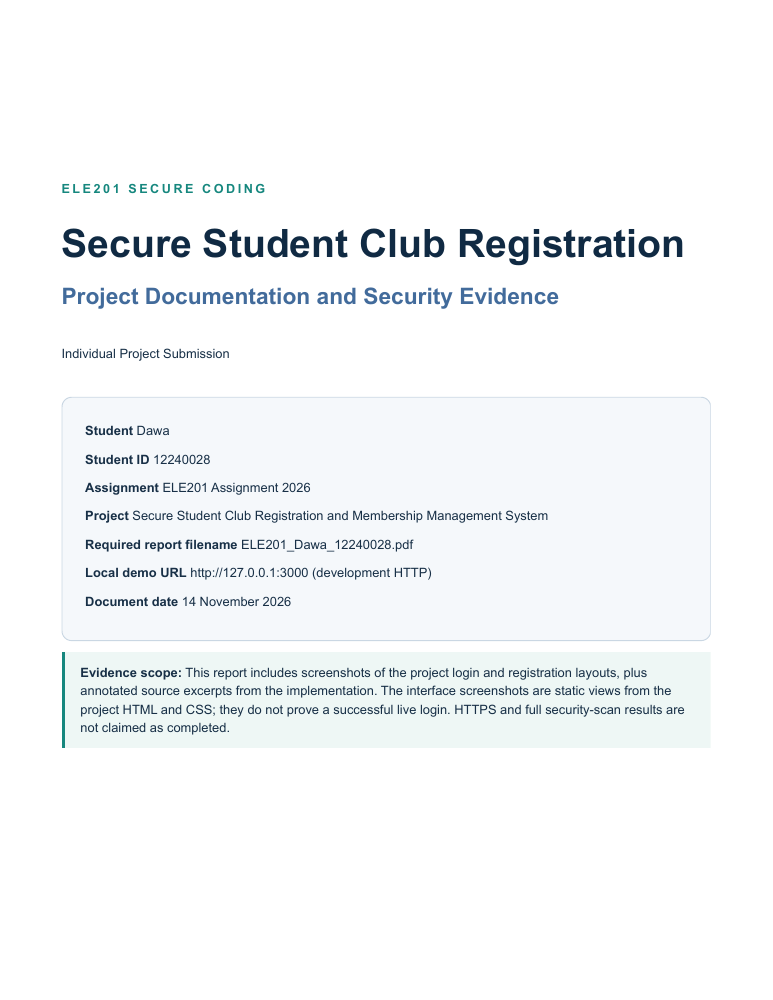
#> input picture .tmp-doc/new-assignment-review/final-01.png, 773 x 1000 px; its folder holds only this picture in this run
$ python contact.py
#> lines starting #> are read from the running program, lines starting #| are printed output that depends on the picture
from PIL import Image, ImageDraw
from pathlib import Path
fs=sorted(Path('.tmp-doc/new-assignment-review').glob('final-*.png'))
W,H=500,650
for k in range(0,len(fs),4):
    chunk=fs[k:k+4]
    out=Image.new('RGB',(W*2,H*2),(210,210,210))
#> out: PIL image 1000x1300 RGB; every value is 210
    for i,p in enumerate(chunk):
        im=Image.open(p).convert('RGB'); im.thumbnail((W-20,H-32))
#> further down, im is the input picture: PIL image 773x1000 RGB; mean R, G, B 245.2, 247.3, 248.5
        x=(i%2)*W+(W-im.width)//2; y=(i//2)*H+24
#> after `x = i % 2 * W + (W - im.width) // 2`: x = 11
        out.paste(im,(x,y)); ImageDraw.Draw(out).text(((i%2)*W+8,(i//2)*H+5),p.name,fill='black')
#> after `out.paste(im, (x, y))`:
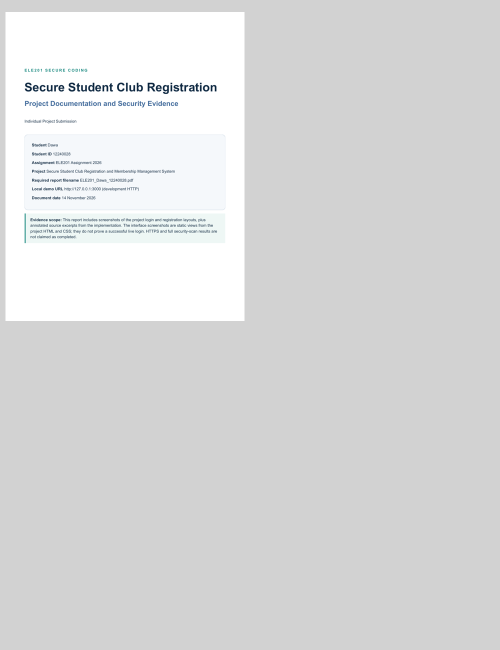
#> out: PIL image 1000x1300 RGB (shown at 1/2 size); mean R, G, B 218, 218.5, 218.7
    out.save(f'.tmp-doc/new-assignment-review/contact-final-{k//4+1}.png')

$ run again, on .tmp-doc/new-assignment-review/final-05.png
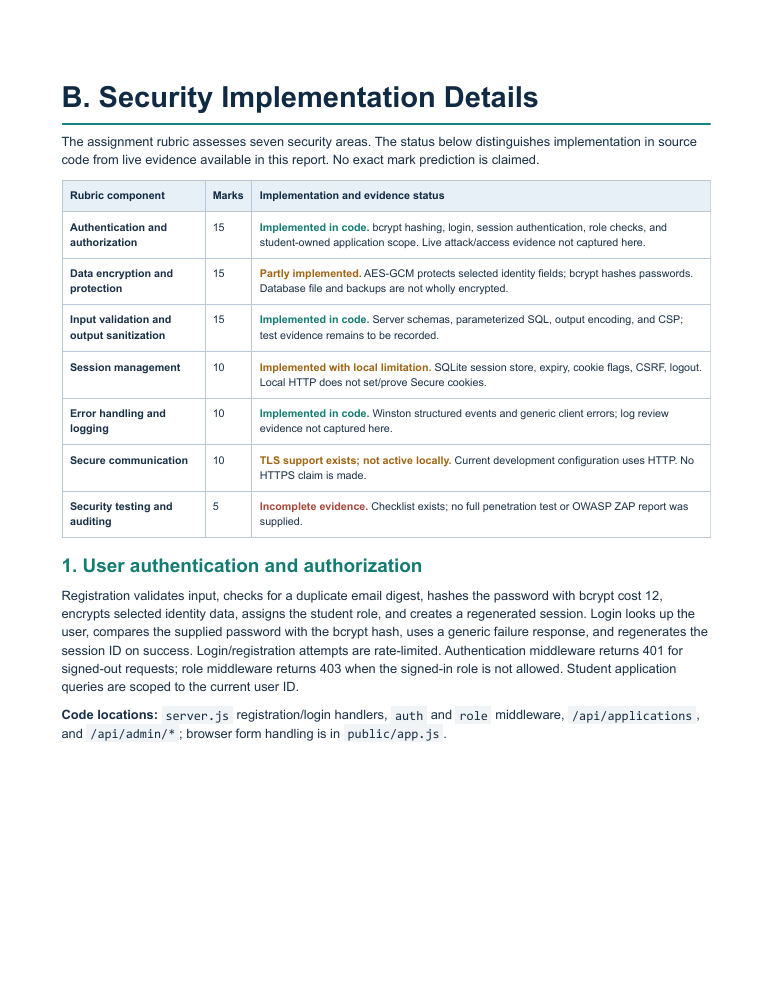
#> input picture .tmp-doc/new-assignment-review/final-05.png, 773 x 1000 px
#> im is the input picture: PIL image 773x1000 RGB; mean R, G, B 243.3, 245, 246
#> `im.thumbnail((W - 20, H - 32))`:
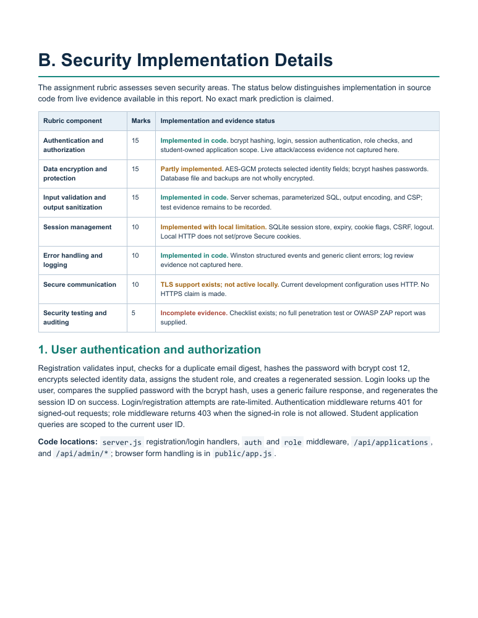
#> im: PIL image 478x618 RGB; mean R, G, B 243, 244.8, 245.8
#> `out.paste(im, (x, y))`:
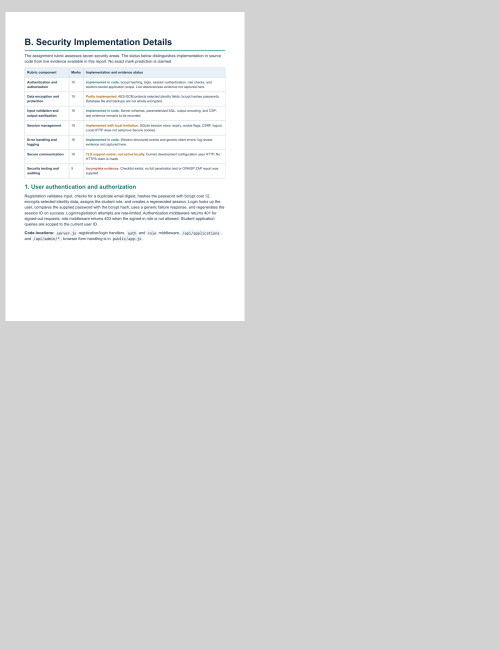
#> out: PIL image 1000x1300 RGB (shown at 1/2 size); mean R, G, B 217.5, 217.9, 218.1

$ run again, on .tmp-doc/new-assignment-review/final-06.png
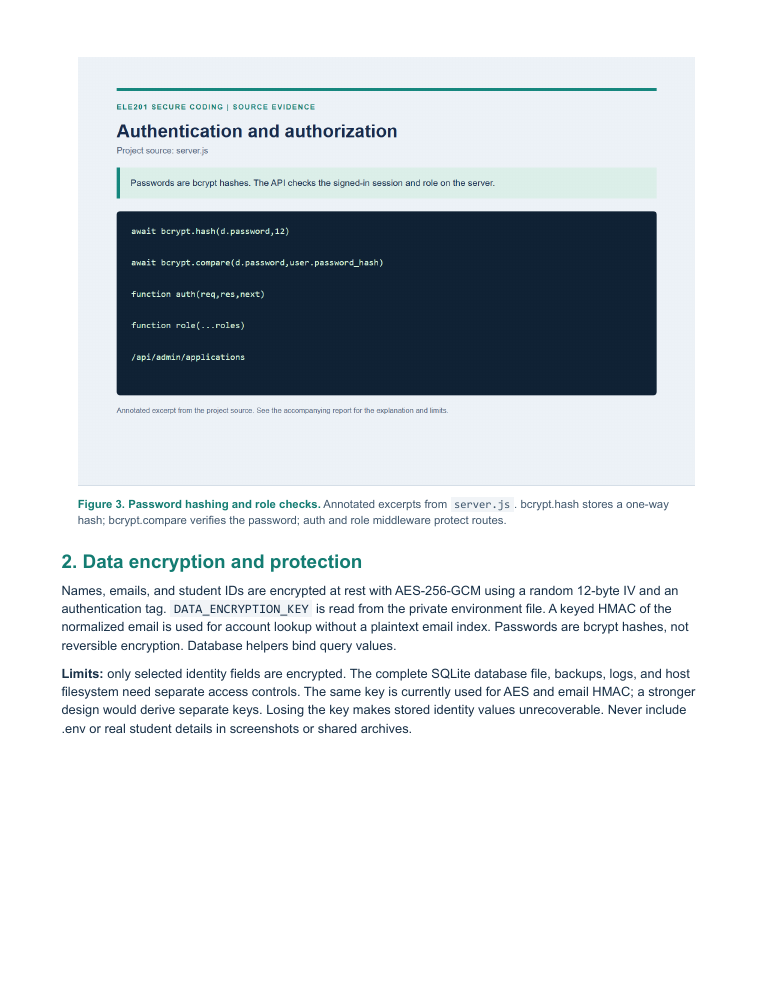
#> input picture .tmp-doc/new-assignment-review/final-06.png, 773 x 1000 px
#> im is the input picture: PIL image 773x1000 RGB; mean R, G, B 214.3, 219.1, 222.7
#> im: PIL image 478x618 RGB
#> `out.paste(im, (x, y))`:
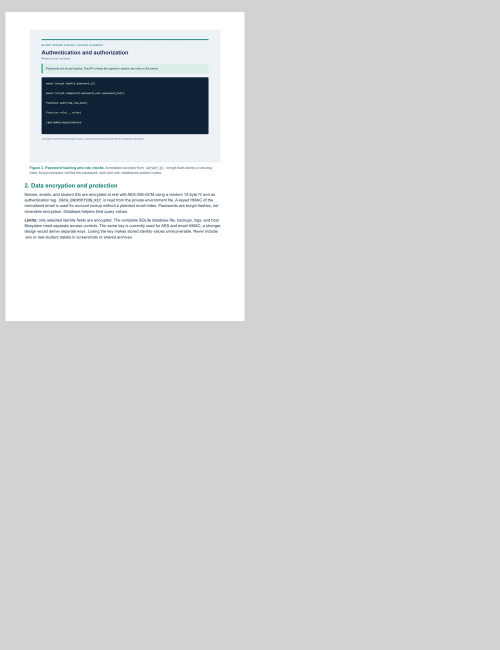
#> out: PIL image 1000x1300 RGB (shown at 1/2 size); mean R, G, B 211, 212.1, 212.9

$ run again, on .tmp-doc/new-assignment-review/final-07.png
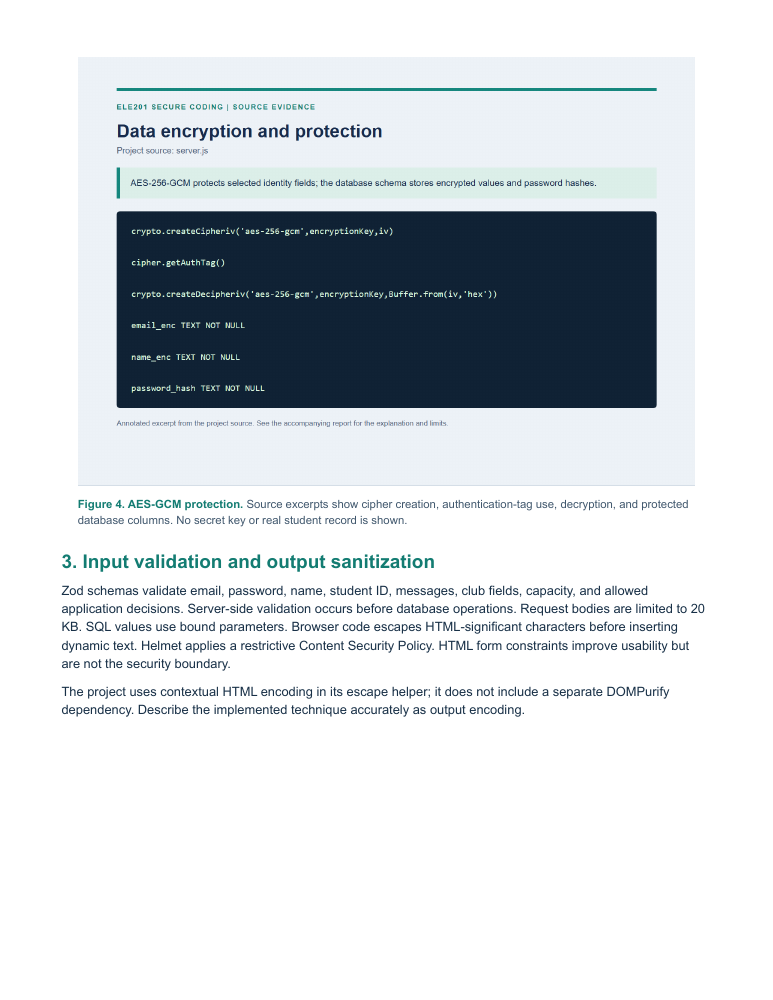
#> input picture .tmp-doc/new-assignment-review/final-07.png, 773 x 1000 px
#> im is the input picture: PIL image 773x1000 RGB; mean R, G, B 213, 217.9, 221.5
#> im: PIL image 478x618 RGB
#> `out.paste(im, (x, y))`:
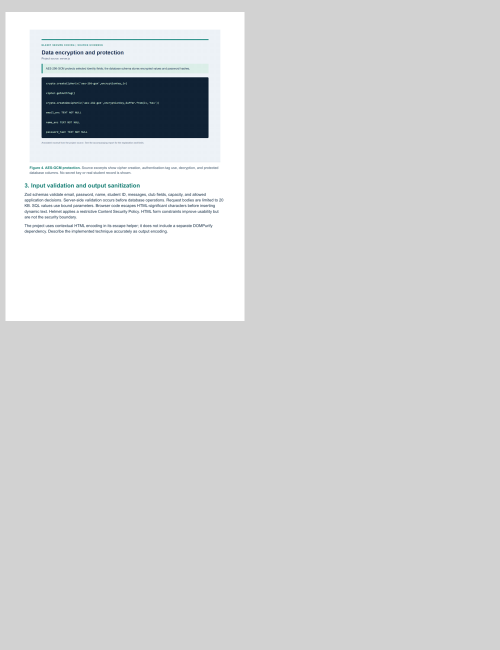
#> out: PIL image 1000x1300 RGB (shown at 1/2 size); mean R, G, B 210.7, 211.8, 212.6

$ run again, on .tmp-doc/new-assignment-review/final-02.png
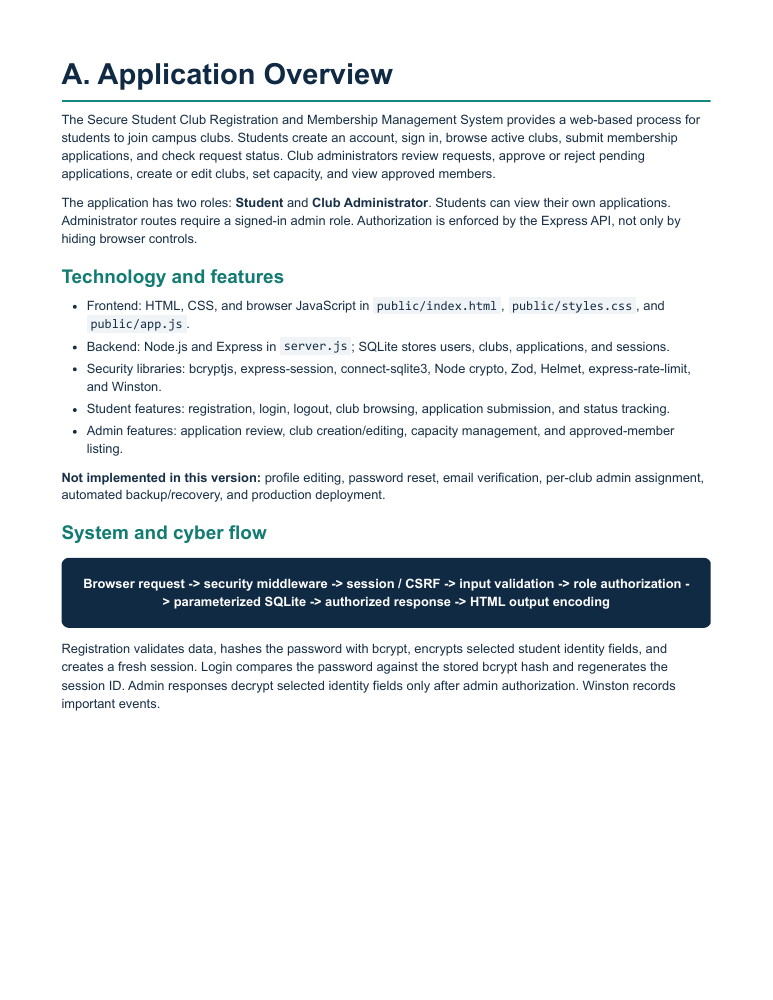
#> input picture .tmp-doc/new-assignment-review/final-02.png, 773 x 1000 px
#> im is the input picture: PIL image 773x1000 RGB; mean R, G, B 232.4, 235.2, 237.4
#> `im.thumbnail((W - 20, H - 32))`:
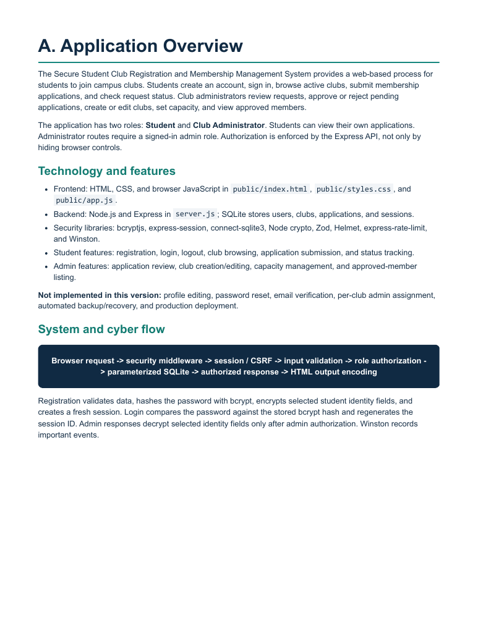
#> im: PIL image 478x618 RGB; mean R, G, B 232.1, 235, 237.2
#> `out.paste(im, (x, y))`:
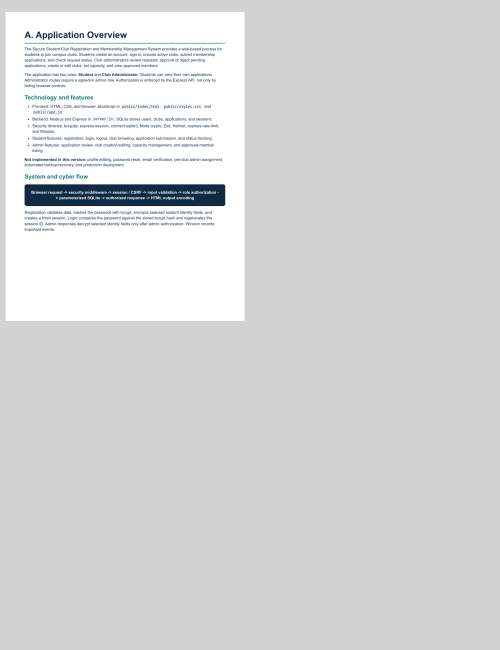
#> out: PIL image 1000x1300 RGB (shown at 1/2 size); mean R, G, B 215, 215.7, 216.2
